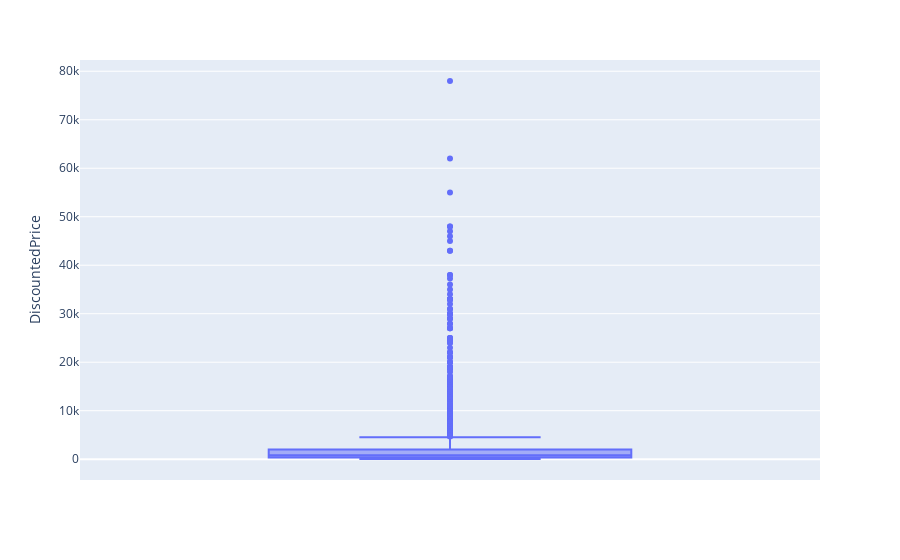
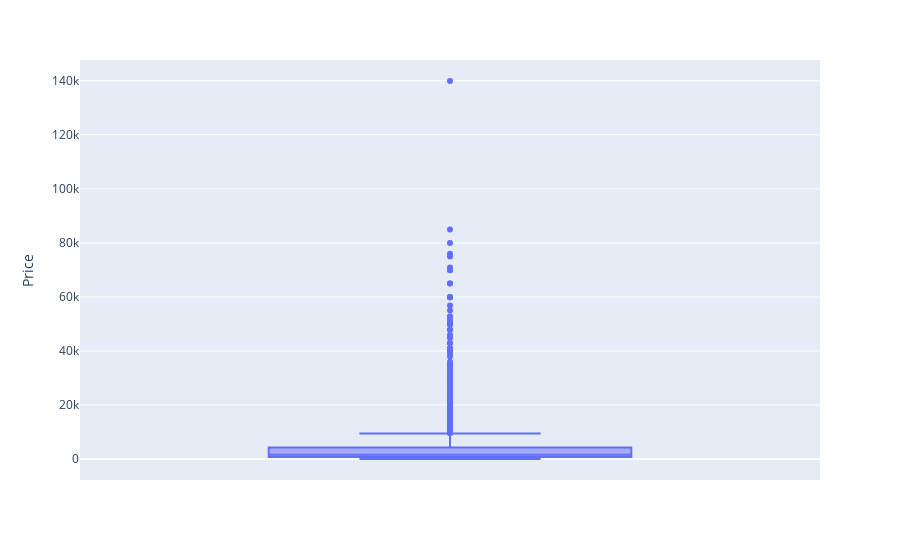
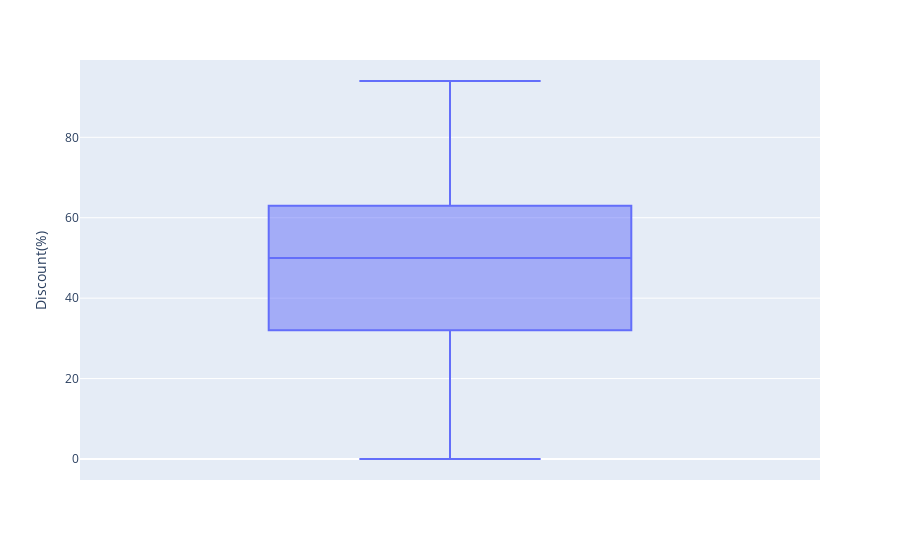
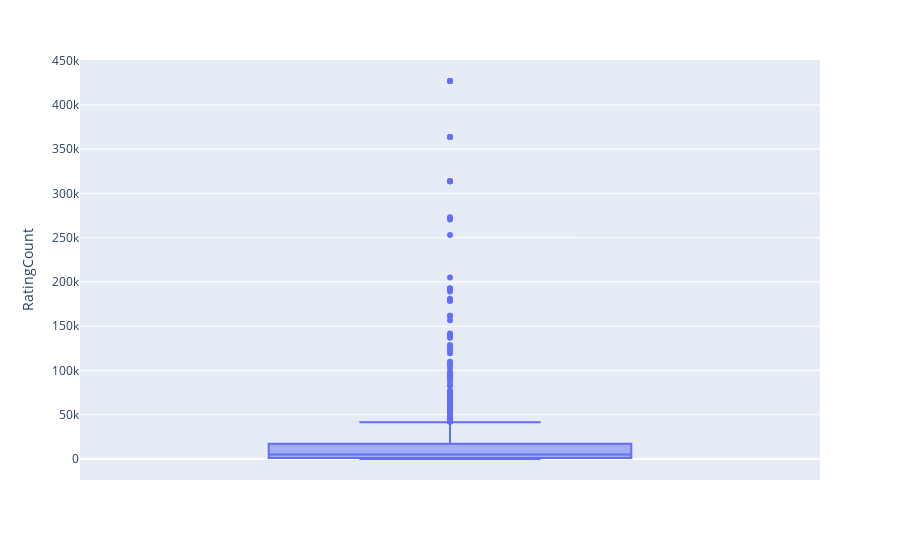

Write notebook code for charts like these, in order.
### Markdown cell above
### Checking for outliers using Plotly

### Code cell
# checking for outliers 

for column in ["DiscountedPrice","Price","Discount(%)","RatingCount","Rating"]:
    fig = px.box(df, y=column)
    fig.show()

### Figure 1 — Plotly figure (JSON) as saved in the notebook; plotly's stock layout.template omitted (floating-point values rounded to 4 significant figures; data arrays with more than 128 entries replaced by an {"elided": "..."} marker saying what was removed)
{"data": [{"alignmentgroup": "True", "hovertemplate": "DiscountedPrice=%{y}<extra></extra>", "legendgroup": "", "marker": {"color": "#636efa"}, "name": "", "notched": false, "offsetgroup": "", "orientation": "v", "showlegend": false, "type": "box", "x0": " ", "xaxis": "x", "y": {"elided": "1465 float values"}, "y0": " ", "yaxis": "y"}], "layout": {"boxmode": "group", "legend": {"tracegroupgap": 0}, "margin": {"t": 60}, "xaxis": {"anchor": "y", "domain": [0, 1]}, "yaxis": {"anchor": "x", "domain": [0, 1], "title": {"text": "DiscountedPrice"}}}}

### Figure 2 — Plotly figure (JSON) as saved in the notebook; plotly's stock layout.template omitted (floating-point values rounded to 4 significant figures; data arrays with more than 128 entries replaced by an {"elided": "..."} marker saying what was removed)
{"data": [{"alignmentgroup": "True", "hovertemplate": "Price=%{y}<extra></extra>", "legendgroup": "", "marker": {"color": "#636efa"}, "name": "", "notched": false, "offsetgroup": "", "orientation": "v", "showlegend": false, "type": "box", "x0": " ", "xaxis": "x", "y": {"elided": "1465 float values"}, "y0": " ", "yaxis": "y"}], "layout": {"boxmode": "group", "legend": {"tracegroupgap": 0}, "margin": {"t": 60}, "xaxis": {"anchor": "y", "domain": [0, 1]}, "yaxis": {"anchor": "x", "domain": [0, 1], "title": {"text": "Price"}}}}

### Figure 3 — Plotly figure (JSON) as saved in the notebook; plotly's stock layout.template omitted (floating-point values rounded to 4 significant figures; data arrays with more than 128 entries replaced by an {"elided": "..."} marker saying what was removed)
{"data": [{"alignmentgroup": "True", "hovertemplate": "Discount(%)=%{y}<extra></extra>", "legendgroup": "", "marker": {"color": "#636efa"}, "name": "", "notched": false, "offsetgroup": "", "orientation": "v", "showlegend": false, "type": "box", "x0": " ", "xaxis": "x", "y": {"elided": "1465 int values"}, "y0": " ", "yaxis": "y"}], "layout": {"boxmode": "group", "legend": {"tracegroupgap": 0}, "margin": {"t": 60}, "xaxis": {"anchor": "y", "domain": [0, 1]}, "yaxis": {"anchor": "x", "domain": [0, 1], "title": {"text": "Discount(%)"}}}}

### Figure 4 — Plotly figure (JSON) as saved in the notebook; plotly's stock layout.template omitted (floating-point values rounded to 4 significant figures; data arrays with more than 128 entries replaced by an {"elided": "..."} marker saying what was removed)
{"data": [{"alignmentgroup": "True", "hovertemplate": "RatingCount=%{y}<extra></extra>", "legendgroup": "", "marker": {"color": "#636efa"}, "name": "", "notched": false, "offsetgroup": "", "orientation": "v", "showlegend": false, "type": "box", "x0": " ", "xaxis": "x", "y": {"elided": "1465 int values"}, "y0": " ", "yaxis": "y"}], "layout": {"boxmode": "group", "legend": {"tracegroupgap": 0}, "margin": {"t": 60}, "xaxis": {"anchor": "y", "domain": [0, 1]}, "yaxis": {"anchor": "x", "domain": [0, 1], "title": {"text": "RatingCount"}}}}
